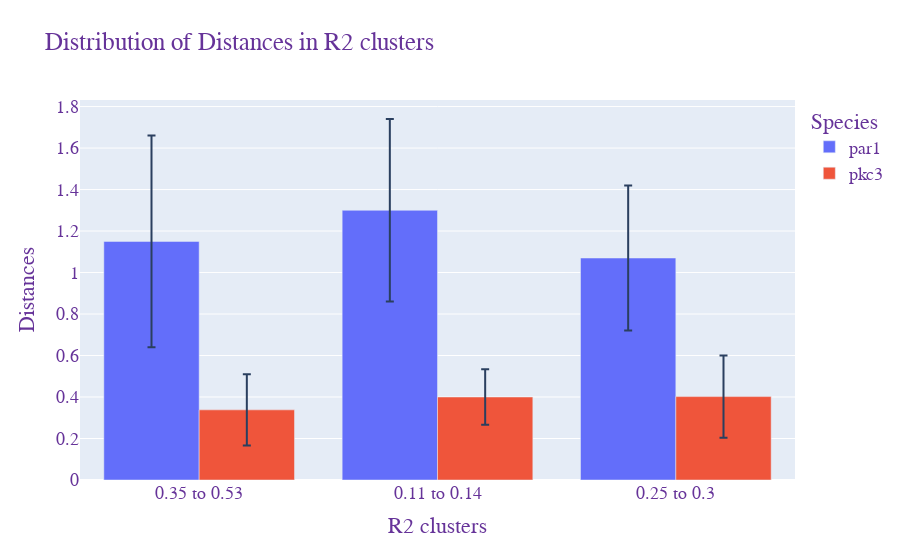

This figure's notebook cell:
### Code cell
import plotly.graph_objects as go

fig = go.Figure()
fig.add_trace(go.Bar(
    name='par1',
    x=xy["clusters_R2_max"].unique().tolist(), y=xy["mean_clusters_par1"].round(2).unique().tolist(),
    error_y=dict(type='data', array=xy['std_clusters_par1'].round(2).unique().tolist())  
))
fig.add_trace(go.Bar(
    name='pkc3',
    x=xy["clusters_R2_max"].unique().tolist(), y=xy["mean_clusters_pkc3"].round(3).unique().tolist(),
    error_y=dict(type='data', array=xy['std_clusters_pkc3'].round(3).unique().tolist())
))
fig.update_layout(barmode='group')
fig.update_layout(
    title="Distribution of Distances in R2 clusters",
    xaxis_title="R2 clusters",
    yaxis_title="Distances",
    legend_title="Species",
    font=dict(
        family="Courier New, monospace",
        size=18,
        color="RebeccaPurple"
    )
)

fig.show()
fig.write_html("test_cluster_distance_distribution.html")

### Figure 1 — Plotly figure (JSON) as saved in the notebook; plotly's stock layout.template omitted (floating-point values rounded to 4 significant figures)
{"data": [{"error_y": {"array": [0.51, 0.44, 0.35], "type": "data"}, "name": "par1", "type": "bar", "x": ["0.35 to 0.53", "0.11 to 0.14", "0.25 to 0.3"], "y": [1.15, 1.3, 1.07]}, {"error_y": {"array": [0.172, 0.134, 0.198], "type": "data"}, "name": "pkc3", "type": "bar", "x": ["0.35 to 0.53", "0.11 to 0.14", "0.25 to 0.3"], "y": [0.338, 0.4, 0.402]}], "layout": {"barmode": "group", "font": {"color": "RebeccaPurple", "family": "Courier New, monospace", "size": 18}, "legend": {"title": {"text": "Species"}}, "title": {"text": "Distribution of Distances in R2 clusters"}, "xaxis": {"title": {"text": "R2 clusters"}}, "yaxis": {"title": {"text": "Distances"}}}}
